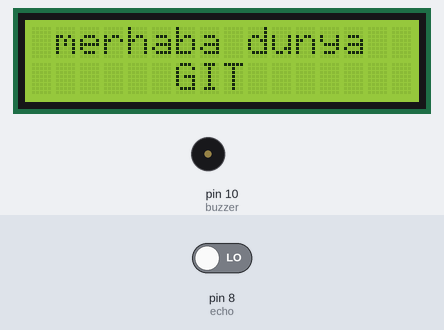
This sketch was run on a simulated Arduino Uno, built for the host (arithmetic inside an expression is 32-bit, double 64-bit). Shown: 16×2 character LCD, buzzer (waves = sounding). The test bench sets the inputs (shaded band); at power-on: pin 8 (echo) LOW. What the sketch prints to the serial monitor is not drawn.

Above: at 0.1 s.
At 3.2 s:
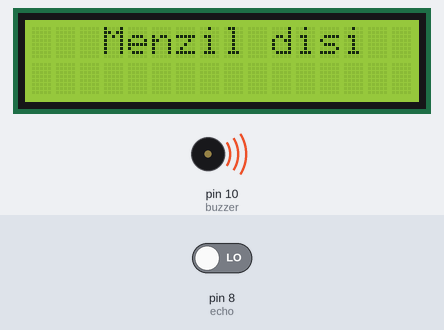
At 4.2 s:
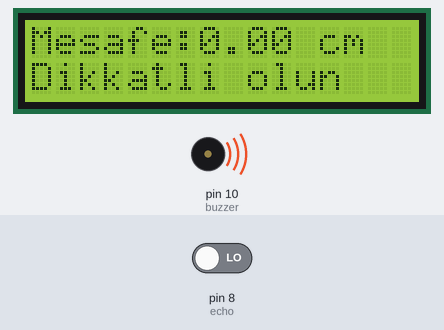
At 6.2 s:
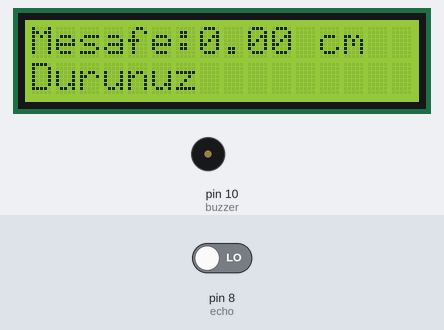
Timing chart, 0 to 7.7 s (numbered marks = the images above):
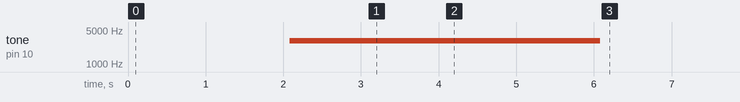

Measured:
- by itself, tone on pin 10 (buzzer): silent → 3000 Hz at 2.1 s, → silent 4.0 s later
- what the display in image 1 shows lasts 1.0 s, from 3.1 s to 4.1 s
- what the display in image 2 shows lasts 2.1 s, from 4.1 s to 6.2 s

The sketch:

mesafesensorudeneme.ino
```cpp
#include <LiquidCrystal_I2C.h>
#include <Wire.h>
LiquidCrystal_I2C lcd(0x27, 16, 2);

byte trigger = 9;
byte echo = 8;

unsigned long sure;
double Yol;
double Mesafe;
const int buzzer = 10;

void setup() {
  Serial.begin(9600);
  pinMode(trigger, OUTPUT);
  pinMode(echo, INPUT);
  pinMode(buzzer, OUTPUT);

  lcd.init();
  lcd.backlight();
  lcd.setCursor(1,0);
  lcd.print("merhaba dunya");
  lcd.setCursor(6,1);
  lcd.print("GIT");
  delay(1000);
  lcd.clear();


  delay(1000);
  tone(buzzer, 3000, 4000);
}

void loop() {
  digitalWrite(trigger, HIGH);
  delay(10);
  digitalWrite(trigger, LOW);

  sure = pulseIn(echo, HIGH);

  Yol = (double)sure * 0.034;
  Mesafe = (double)Yol / 2;


  if (Mesafe >= 400 || Mesafe <= 2) {
    lcd.clear();
    lcd.setCursor(3, 0);
    lcd.print("Menzil disi");
    Serial.println("menzil disi");
    delay(1000);
  }

  if (Mesafe <= 20) {
    lcd.clear();
    lcd.setCursor(0, 0);
    lcd.print("Mesafe:");
    lcd.print(Mesafe);
    lcd.print(" cm");
    lcd.setCursor(0, 1);
    lcd.print("Dikkatli olun");
    Serial.print("20den küçük");
    delay(1000);

    while (Mesafe <= 10) {
      digitalWrite(trigger, HIGH);
      delay(10);
      digitalWrite(trigger, LOW);

      sure = pulseIn(echo, HIGH);

      Yol = (double)sure * 0.034;
      Mesafe = (double)Yol / 2;

      lcd.clear();
      lcd.setCursor(0, 0);
      lcd.print("Mesafe:");
      lcd.print(Mesafe);
      lcd.print(" cm");
      lcd.setCursor(0, 1);
      lcd.print("Durunuz");
      Serial.println("10dan küçük");
      map(Mesafe, 0, 400, 4, 1);
      digitalWrite(buzzer, 1);
      delay(Mesafe * 25);
      digitalWrite(buzzer, 0);
      delay(Mesafe * 50);
      if (Mesafe > 10){
        break;}
    }
  }
  else {
    Serial.println("else");
    lcd.setCursor(0, 0);
    lcd.print("Mesafe:");
    lcd.print(Mesafe);
    lcd.print(" cm");
    delay(1000);
    lcd.clear();
  }
}
```
